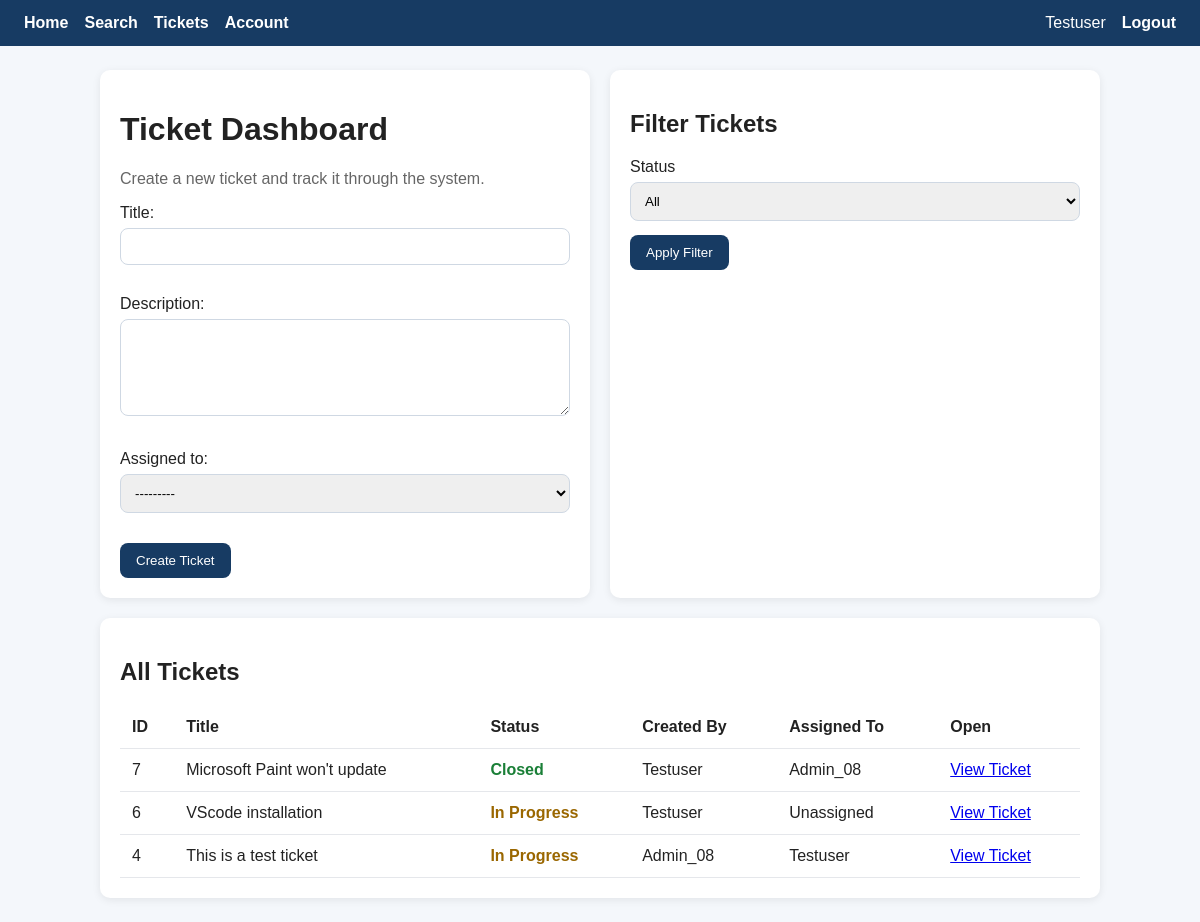
The page /tickets/ (signed in) on the database as committed earlier.
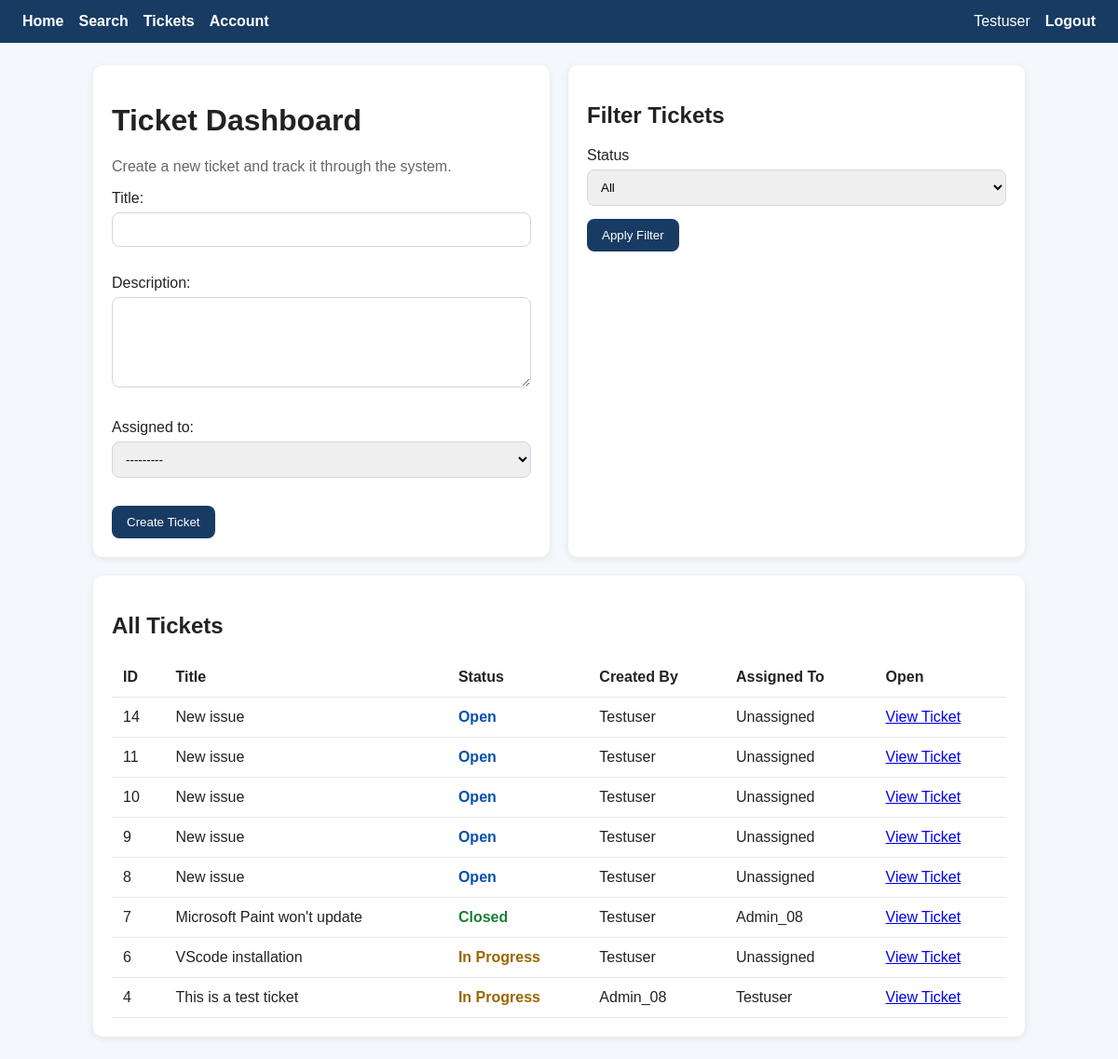
The same page on the database as committed later.
### tickets/models.py (models this page shows, shortened)
class Ticket(models.Model):
    STATUS_CHOICES = [
        ('open', 'Open'),
        ('in_progress', 'In Progress'),
        ('closed', 'Closed'),
    ]
    title = models.CharField(max_length=200)
    description = models.TextField()
    status = models.CharField(max_length=20, choices=STATUS_CHOICES, default='open')
    created_at = models.DateTimeField(auto_now_add=True)
    updated_at = models.DateTimeField(auto_now=True)
    created_by = models.ForeignKey(User, on_delete=models.CASCADE, related_name='created_tickets')
    assigned_to = models.ForeignKey(
        User,
        on_delete=models.SET_NULL,
        null=True,
        blank=True,
        related_name='assigned_tickets',
    )

### tickets/views.py (the view)
# urls.py: path('tickets/', views.ticket_list, name='ticket_list'),
@login_required
@require_http_methods(["GET", "POST"])
def ticket_list(request):
    if request.method == 'POST':
        form = TicketCreateForm(request.POST)
        if form.is_valid():
            create_ticket(
                title=form.cleaned_data['title'],
                description=form.cleaned_data['description'],
                created_by=request.user,
                assigned_to=form.cleaned_data['assigned_to'],
            )
            messages.success(request, 'Ticket created successfully.')
            return redirect('ticket_list')
    else:
        form = TicketCreateForm()
    status_filter = request.GET.get('status') or None
    if _is_admin(request.user):
        tickets = list_tickets(status=status_filter)
    else:
        tickets = Ticket.objects.filter(
            Q(created_by=request.user) | Q(assigned_to=request.user)
        ).order_by('-created_at')
        if status_filter:
            tickets = tickets.filter(status=status_filter)
    return render(
        request,
        'tickets/ticket_list.html',
        {
            'form': form,
            'tickets': tickets,
            'status_filter': status_filter or '',
            'status_choices': Ticket.STATUS_CHOICES,
        },
    )

### tickets/forms.py
class TicketCreateForm(forms.ModelForm):
    class Meta:
        model = Ticket
        fields = ['title', 'description', 'assigned_to']
        widgets = {
            'description': forms.Textarea(attrs={'rows': 5}),
        }

### tickets/models.py (called while the page is built)
    @property
    def is_admin(self):
        return self.role == 'admin'

### tickets/views.py (called while the page is built)
def _is_admin(user):
    return hasattr(user, 'profile') and user.profile.is_admin

### tickets/templates/tickets/ticket_list.html (shortened to what this page needs)
{% extends 'tickets/base.html' %}
{% block content %}
<div class="grid">
    <div class="card">
        <h1>Ticket Dashboard</h1>
        <p class="muted">Create a new ticket and track it through the system.</p>
        <form method="post">
            {{ form.as_p }}
            <button type="submit">Create Ticket</button>
        </form>
    </div>
    <div class="card">
        <h2>Filter Tickets</h2>
        <form method="get">
            <label for="status">Status</label>
            <select name="status" id="status">
                <option value="">All</option>
            </select>
            <button type="submit">Apply Filter</button>
        </form>
    </div>
</div>
<div class="card">
    <h2>All Tickets</h2>
    <table>
        <thead>
            <tr>
                <th>ID</th>
                <th>Title</th>
                <th>Status</th>
                <th>Created By</th>
                <th>Assigned To</th>
                <th>Open</th>
            </tr>
        </thead>
        <tbody>
            {% for ticket in tickets %}
                <tr>
                    <td>{{ ticket.id }}</td>
                    <td>{{ ticket.title }}</td>
                    <td class="status-{{ ticket.status }}">{{ ticket.get_status_display }}</td>
                    <td>{{ ticket.created_by.username }}</td>
                    <td>{% if ticket.assigned_to %}{{ ticket.assigned_to.username }}{% else %}Unassigned{% endif %}</td>
                    <td><a href="{% url 'ticket_detail' ticket.id %}">View Ticket</a></td>
                </tr>
            {% empty %}
                <tr><td colspan="6">No tickets found.</td></tr>
            {% endfor %}
        </tbody>
    </table>
</div>
{% endblock %}

Rows that differ between the two databases and show on the page:
added Ticket: id "14", title "New issue", status "Open", created_by.username "Testuser", shows "Unassigned"
added Ticket: id "11", title "New issue", status "Open", created_by.username "Testuser", shows "Unassigned"
added Ticket: id "10", title "New issue", status "Open", created_by.username "Testuser", shows "Unassigned"
added Ticket: id "9", title "New issue", status "Open", created_by.username "Testuser", shows "Unassigned"
added Ticket: id "8", title "New issue", status "Open", created_by.username "Testuser", shows "Unassigned"
